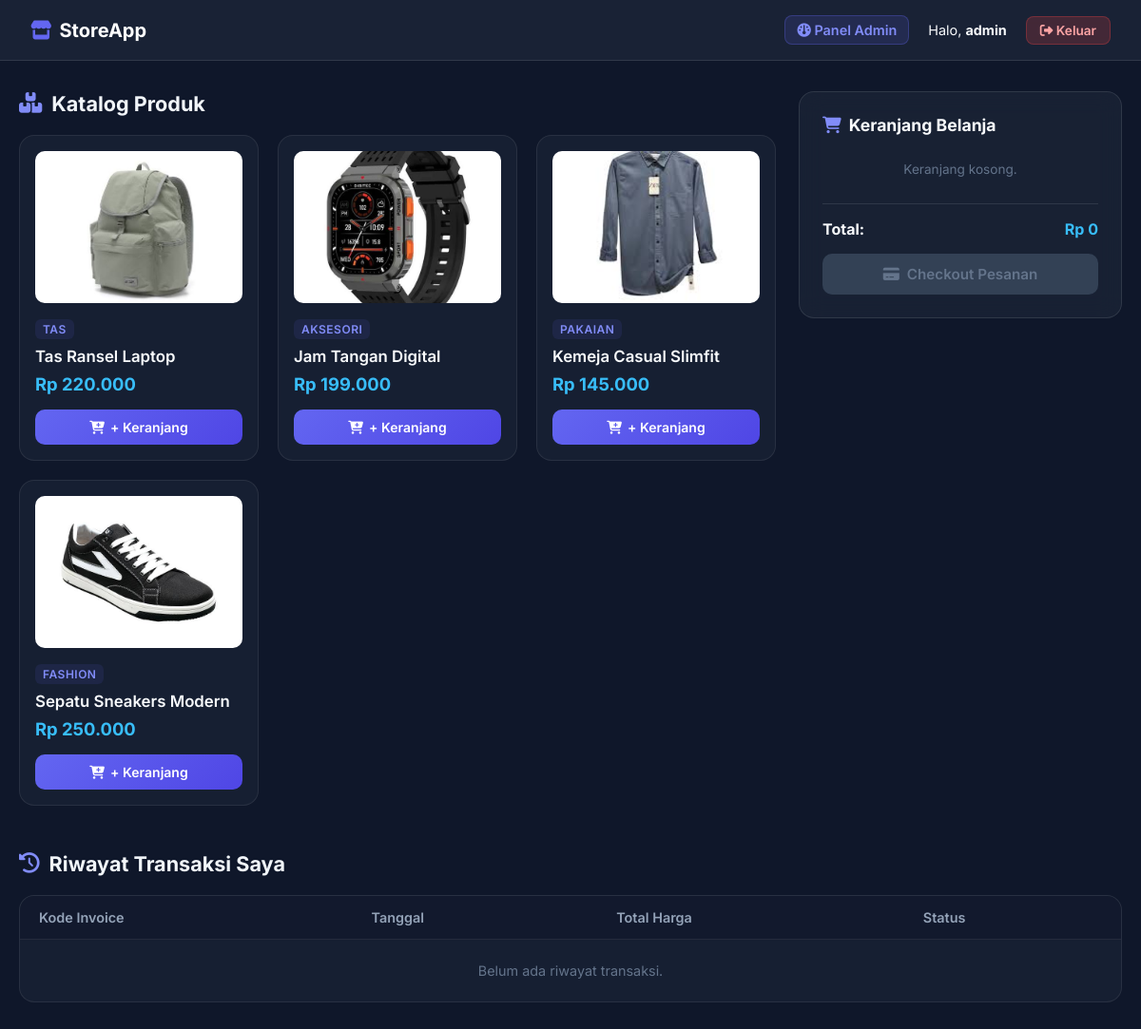
The page / (signed in) on the database its author committed.
### tables this page shows
CREATE TABLE `products` (
  `id` int(11) NOT NULL,
  `nama_produk` varchar(100) NOT NULL,
  `kategori` varchar(50) NOT NULL,
  `harga` int(11) NOT NULL,
  `stok` int(11) NOT NULL DEFAULT 0,
  `deskripsi` text DEFAULT NULL,
  `gambar` varchar(255) DEFAULT NULL,
  `created_at` timestamp NOT NULL DEFAULT current_timestamp()
);

### index.php (the view, shortened to what this page needs)
<?php
require_once 'config.php';
$products = mysqli_query($conn, "SELECT * FROM products ORDER BY id DESC");
$user_id = $_SESSION['user_id'];
$stmt_orders = mysqli_prepare($conn, "SELECT * FROM orders WHERE user_id = ? ORDER BY id DESC");
mysqli_stmt_bind_param($stmt_orders, "i", $user_id);
mysqli_stmt_execute($stmt_orders);
$orders = mysqli_stmt_get_result($stmt_orders);
?>
<!DOCTYPE html>
<html lang="id">
<head>
    <link rel="stylesheet" href="https://cdnjs.cloudflare.com/ajax/libs/font-awesome/6.4.0/css/all.min.css">
</head>
<body>
    <nav class="navbar">
        <a href="index.php" class="brand">
            <i class="fa-solid fa-store"></i> StoreApp
        </a>
        <div class="nav-links">
            <?php if (isset($_SESSION['role']) && $_SESSION['role'] === 'admin'): ?>
                <a href="admin.php" class="admin-link"><i class="fa-solid fa-gauge"></i> Panel Admin</a>
            <?php endif; ?>
            <span>Halo, <strong><?= htmlspecialchars($_SESSION['username'] ?? 'User') ?></strong></span>
            <a href="logout.php" class="btn-logout"><i class="fa-solid fa-right-from-bracket"></i> Keluar</a>
        </div>
    </nav>
    <div class="container">
        <div class="grid-layout">
            <div>
                <h2 class="section-title"><i class="fa-solid fa-boxes-stacked"></i> Katalog Produk</h2>
                <div class="product-grid">
                    <?php if ($products && mysqli_num_rows($products) > 0): ?>
                        <?php while ($p = mysqli_fetch_assoc($products)): ?>
                            <?php
                                $nama_file_gambar = $p['gambar'] ?? $p['image'] ?? '';
                                if (!empty($nama_file_gambar)) {
                                    $img_src = 'uploads/' . $nama_file_gambar;
                                } else {
                                    $img_src = 'https://via.placeholder.com/300x200/1e293b/818cf8?text=No+Image';
                                }
                            ?>
                            <div class="product-card">
                                <div>
                                    <img src="<?= htmlspecialchars($img_src) ?>" alt="<?= htmlspecialchars($p['nama_produk']) ?>" class="product-img">
                                    <span class="product-cat"><?= htmlspecialchars($p['kategori'] ?? 'Umum') ?></span>
                                    <h3 class="product-title"><?= htmlspecialchars($p['nama_produk']) ?></h3>
                                    <div class="product-price">Rp <?= number_format($p['harga'], 0, ',', '.') ?></div>
                                </div>
                                <button type="button" class="btn-add-cart" onclick="addToCart('<?= addslashes(htmlspecialchars($p['nama_produk'])) ?>', <?= (int)preg_replace('/[^0-9]/', '', $p['harga']) ?>)">
                                    <i class="fa-solid fa-cart-plus"></i> + Keranjang
                                </button>
                            </div>
                        <?php endwhile; ?>
                    <?php else: ?>
                        <p style="color: #94a3b8; grid-column: 1/-1;">Belum ada produk tersedia.</p>
                    <?php endif; ?>
                </div>
            </div>
            <div>
                <div class="cart-card">
                    <h3 style="font-size: 1.1rem; margin-bottom: 16px; display: flex; align-items: center; gap: 8px;">
                        <i class="fa-solid fa-cart-shopping" style="color: #818cf8;"></i> Keranjang Belanja
                    </h3>
                    <div id="cart-list">
                        <p style="color: #64748b; font-size: 0.85rem; text-align: center; padding: 12px 0;">Keranjang kosong.</p>
                    </div>
                    <div style="border-top: 1px solid rgba(255, 255, 255, 0.1); margin-top: 16px; padding-top: 16px;">
                        <div style="display: flex; justify-content: space-between; font-weight: 700; margin-bottom: 16px;">
                            <span>Total:</span>
                            <span id="cart-total" style="color: #38bdf8;">Rp 0</span>
                        </div>
                        <form method="POST" id="checkout-form">
                            <button type="submit" class="btn-checkout" id="btn-checkout" disabled>
                                <i class="fa-solid fa-credit-card"></i> Checkout Pesanan
                            </button>
                        </form>
                    </div>
                </div>
            </div>
        </div>
        <h2 class="section-title" style="margin-top: 48px;"><i class="fa-solid fa-clock-rotate-left"></i> Riwayat Transaksi Saya</h2>
        <div class="table-card">
            <table>
                <thead>
                    <tr>
                        <th>Kode Invoice</th>
                        <th>Tanggal</th>
                        <th>Total Harga</th>
                        <th>Status</th>
                    </tr>
                </thead>
                <tbody>
                    <?php if ($orders && mysqli_num_rows($orders) > 0): ?>
                        <?php while ($o = mysqli_fetch_assoc($orders)): ?>
                            <tr>
                                <td><strong style="color: #818cf8;"><?= htmlspecialchars($o['kode_invoice']) ?></strong></td>
                                <td><?= !empty($o['tanggal_order']) ? date("d/m/Y H:i", strtotime($o['tanggal_order'])) : '-' ?></td>
                                <td>Rp <?= number_format($o['total_harga'], 0, ',', '.') ?></td>
                                <td><span class="badge badge-<?= htmlspecialchars($o['status']) ?>"><?= htmlspecialchars($o['status']) ?></span></td>
                            </tr>
                        <?php endwhile; ?>
                    <?php else: ?>
                        <tr><td colspan="4" style="text-align: center; color: #64748b; padding: 24px;">Belum ada riwayat transaksi.</td></tr>
                    <?php endif; ?>
                </tbody>
            </table>
        </div>
    </div>
</body>
</html>

### index.php (style rules this page uses)
* { margin: 0; padding: 0; box-sizing: border-box; font-family: 'Inter', sans-serif; }
body { background: #0f172a; color: #f8fafc; min-height: 100vh; padding-bottom: 60px; }
.navbar { background: rgba(30, 41, 59, 0.7); backdrop-filter: blur(12px); -webkit-backdrop-filter: blur(12px); border-bottom: 1px solid rgba(255, 255, 255, 0.1); padding: 16px 32px; display: flex; justify-content: space-between; align-items: center; position: sticky; top: 0; z-index: 100; }
.brand { font-size: 1.25rem; font-weight: 700; color: #fff; text-decoration: none; display: flex; align-items: center; gap: 8px; }
.brand i { color: #6366f1; }
.nav-links { display: flex; align-items: center; gap: 20px; font-size: 0.9rem; }
.nav-links a.admin-link { color: #818cf8; font-weight: 600; text-decoration: none; padding: 6px 12px; background: rgba(99, 102, 241, 0.15); border-radius: 8px; border: 1px solid rgba(99, 102, 241, 0.3); transition: all 0.3s; }
.btn-logout { background: rgba(239, 68, 68, 0.2); color: #fca5a5; border: 1px solid rgba(239, 68, 68, 0.3); padding: 6px 14px; border-radius: 8px; text-decoration: none; font-weight: 600; font-size: 0.85rem; transition: all 0.3s; }
.container { max-width: 1200px; margin: 32px auto; padding: 0 20px; }
.section-title { font-size: 1.35rem; font-weight: 700; margin-bottom: 20px; display: flex; align-items: center; gap: 10px; color: #f1f5f9; }
.section-title i { color: #818cf8; }
.grid-layout { display: grid; grid-template-columns: 1fr 340px; gap: 24px; }
.product-grid { display: grid; grid-template-columns: repeat(auto-fill, minmax(220px, 1fr)); gap: 20px; }
.product-card { background: rgba(30, 41, 59, 0.5); border: 1px solid rgba(255, 255, 255, 0.08); border-radius: 16px; padding: 16px; display: flex; flex-direction: column; justify-content: space-between; transition: all 0.3s ease; overflow: hidden; }
.product-img { width: 100%; height: 160px; object-fit: cover; border-radius: 10px; margin-bottom: 12px; background: #1e293b; }
.product-cat { font-size: 0.75rem; text-transform: uppercase; letter-spacing: 0.5px; color: #818cf8; font-weight: 600; background: rgba(99, 102, 241, 0.1); padding: 3px 8px; border-radius: 6px; display: inline-block; margin-bottom: 8px; }
.product-title { font-size: 1.05rem; font-weight: 600; margin-bottom: 8px; color: #f8fafc; }
.product-price { font-size: 1.15rem; font-weight: 700; color: #38bdf8; margin-bottom: 16px; }
.btn-add-cart { width: 100%; background: linear-gradient(135deg, #6366f1 0%, #4f46e5 100%); border: none; color: white; padding: 10px; border-radius: 10px; font-weight: 600; font-size: 0.875rem; cursor: pointer; transition: all 0.2s; display: flex; align-items: center; justify-content: center; gap: 6px; }
.cart-card { background: rgba(30, 41, 59, 0.6); backdrop-filter: blur(12px); border: 1px solid rgba(255, 255, 255, 0.1); border-radius: 16px; padding: 24px; position: sticky; top: 90px; }
.btn-checkout { width: 100%; padding: 12px; background: #10b981; border: none; border-radius: 10px; color: white; font-weight: 600; font-size: 0.95rem; cursor: pointer; transition: all 0.3s; display: flex; align-items: center; justify-content: center; gap: 8px; }
.btn-checkout:disabled { background: #334155; color: #64748b; cursor: not-allowed; }
.table-card { background: rgba(30, 41, 59, 0.5); border: 1px solid rgba(255, 255, 255, 0.08); border-radius: 16px; overflow: hidden; margin-top: 16px; }
table { width: 100%; border-collapse: collapse; text-align: left; font-size: 0.9rem; }
th { background: rgba(15, 23, 42, 0.6); padding: 14px 20px; color: #94a3b8; font-weight: 600; border-bottom: 1px solid rgba(255, 255, 255, 0.08); }
td { padding: 14px 20px; border-bottom: 1px solid rgba(255, 255, 255, 0.05); color: #e2e8f0; }
tr:last-child td { border-bottom: none; }

### rows shown on the page
products: gambar (picture), kategori "TAS", nama_produk "Tas Ransel Laptop", harga "220.000"
products: gambar (picture), kategori "AKSESORI", nama_produk "Jam Tangan Digital", harga "199.000"
products: gambar (picture), kategori "PAKAIAN", nama_produk "Kemeja Casual Slimfit", harga "145.000"
products: gambar (picture), kategori "FASHION", nama_produk "Sepatu Sneakers Modern", harga "250.000"

### other values the page prints
$_SESSION['username'] "admin"
